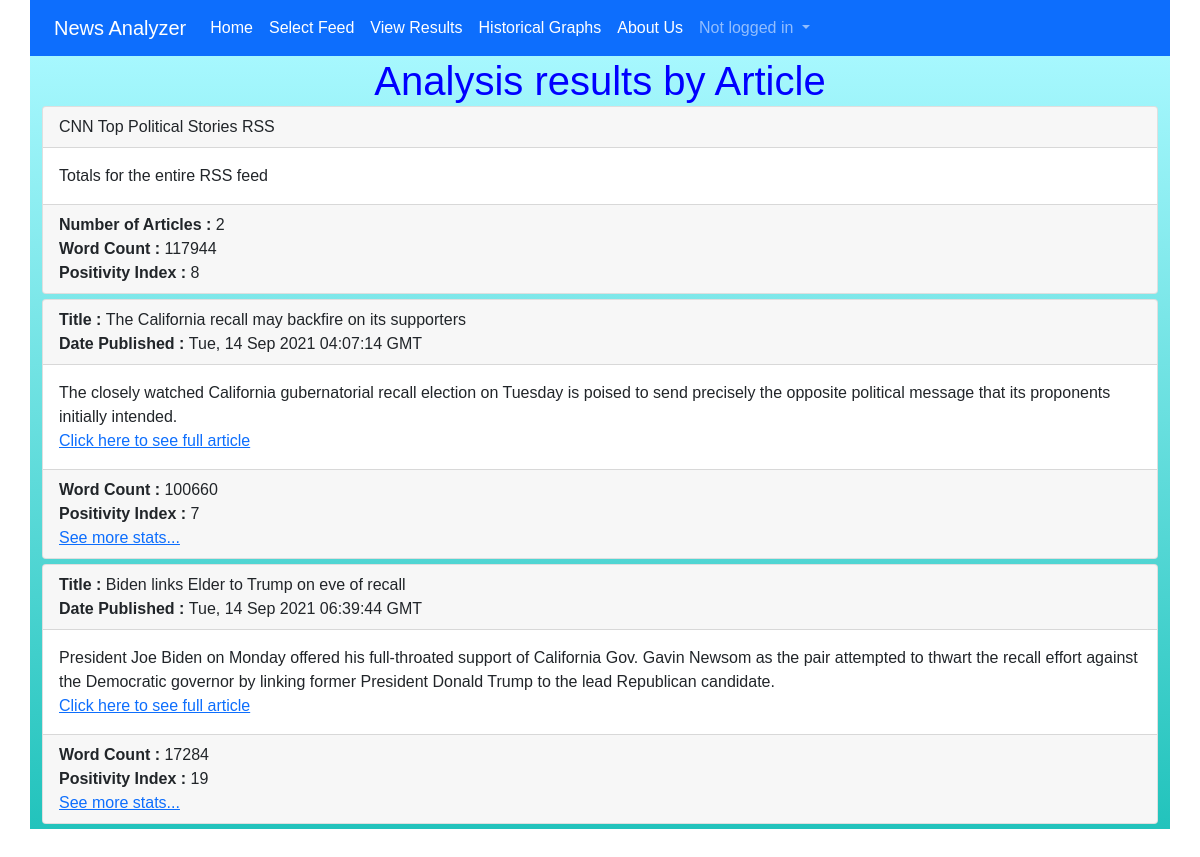
The page /newsanalyzer/ on the database its author committed.
### newsanalyzer/models.py (models this page shows, shortened)
class Article(models.Model):
    title = models.CharField(max_length=255, null=True)
    link = models.URLField(null=True)
    description = models.CharField(max_length=255, null=True)
    date = models.CharField(max_length=255, null=True)
    word_count = models.IntegerField(null=True)
    positivity_index = models.IntegerField(null=True)
    record_type = models.IntegerField(null=True)
    num_articles = models.IntegerField(null=True)
    distinct_word_count = models.IntegerField(null=True)
    avg_word_length = models.IntegerField(null=True)
    pos_tally = models.IntegerField(null=True)
    neg_tally = models.IntegerField(null=True)
    common_words_1 = models.CharField(max_length=25, null=True)
    common_words_tally_1 = models.IntegerField(null=True)
    common_words_2 = models.CharField(max_length=25, null=True)
    common_words_tally_2 = models.IntegerField(null=True)
    common_words_3 = models.CharField(max_length=25, null=True)
    common_words_tally_3 = models.IntegerField(null=True)
    common_words_4 = models.CharField(max_length=25, null=True)
    common_words_tally_4 = models.IntegerField(null=True)
    common_words_5 = models.CharField(max_length=25, null=True)
    common_words_tally_5 = models.IntegerField(null=True)

### newsanalyzer/views.py (the view, shortened to what this page needs)
# urls.py: path('', ArticleListView.as_view(), name='article_list'),
class ArticleListView(ListView):
    model = Article
    template_name = 'article_list.html'

### templates/article_list.html (shortened to what this page needs)
{% extends 'base.html' %}
{% block content %}
   <div class="container main-body">
      <h1>Analysis results by Article</h1>
      {% for article in object_list|dictsort:"record_type" %}
      <div class="card">
         <div class="card-header">
            {% if article.record_type > 0 %}
            <span class="font-weight-bold">
                  Title :
            </span>
            {% endif %}
            {{ article.title }}
            {% if article.record_type > 0 %}
               <br>
               <span class="font-weight-bold">
                  Date Published :
               </span>
               {{ article.date }}
            {% endif %}
         </div>
         <div class ="card-body">
               {{ article.description }}
               {% if article.record_type > 0 %}
                  <br>
                  <a href="{{ article.link }}" target="_blank">Click here to see full article</a>
               {% endif %}
         </div>
         <div class="card-footer">
            {% if article.record_type == 0 %}
               <span class="font-weight-bold">
                  Number of Articles :
               </span>
               {{ article.num_articles }}
               <br>
            {% endif %}
            <span class="font-weight-bold">
                  Word Count :
            </span>
            {{ article.word_count }}
            <br>
            <span class="font-weight-bold">
               Positivity Index :
            </span>
            {{ article.positivity_index }}
            {% if article.record_type > 0 %}
               <br>
               <a class="blue" href="{% url 'article_detail' article.pk %}">See more stats...</a>
            {% endif %}
         </div>
      </div>
      {% endfor %}
   </div>
{% endblock content %}

### static/css/style.css (style rules this page uses)
h1 { color: blue; margin: 1px; text-align: center; }
.container { display: flex; flex-direction: column; }
.main-body { background: rgb(34,195,188); background: linear-gradient(0deg, rgba(34,195,188,1) 0%, rgba(45,238,253,0.4206057422969187) 100%); }
.font-weight-bold { font-weight: bold; }
.card { margin-bottom: 5px; }
body { font-family: 'arial'; margin: 0; overflow-x: hidden; padding: 0; }

### rows shown on the page
Article: title "CNN Top Political Stories RSS", description "Totals for the entire RSS feed", num_articles "2", word_count "117944", positivity_index "8"
Article: shows "Title :", title "The California recall may backfire on its supporters", date "Tue, 14 Sep 2021 04:07:14 GMT", description "The closely watched California gubernatorial recall election on Tuesday is poised to send precisely the opposite political message that its proponents initially intended.", word_count "100660", positivity_index "7", record_type "See more stats..."
Article: shows "Title :", title "Biden links Elder to Trump on eve of recall", date "Tue, 14 Sep 2021 06:39:44 GMT", description "President Joe Biden on Monday offered his full-throated support of California Gov. Gavin Newsom as the pair attempted to thwart the recall effort against the Democratic governor by linking former President Donald Trump to the lead Republican candidate.", word_count "17284", positivity_index "19", record_type "See more stats..."
